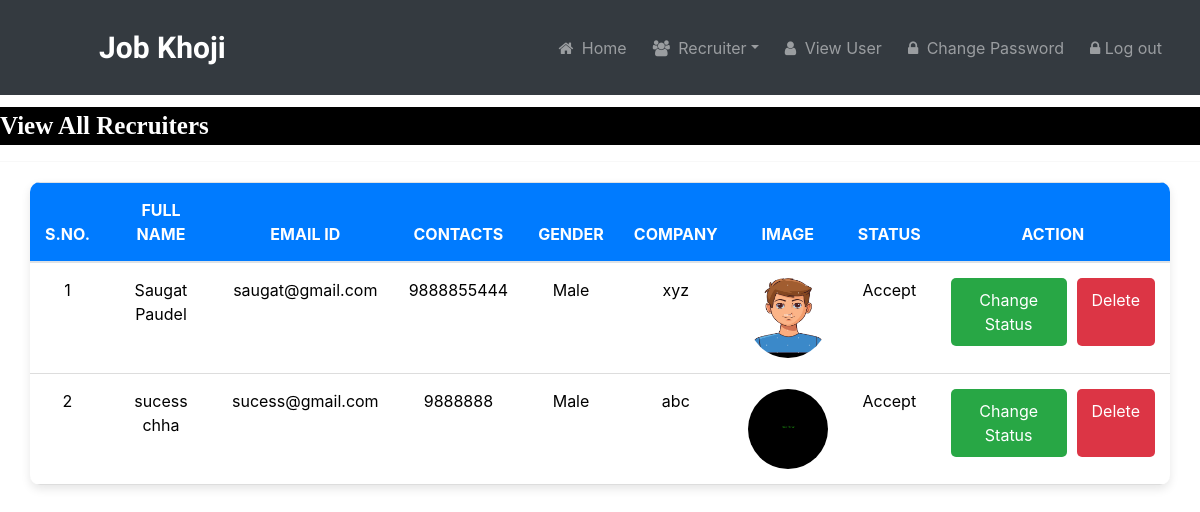
Page /recruiter_all (signed in) on the earlier database version.
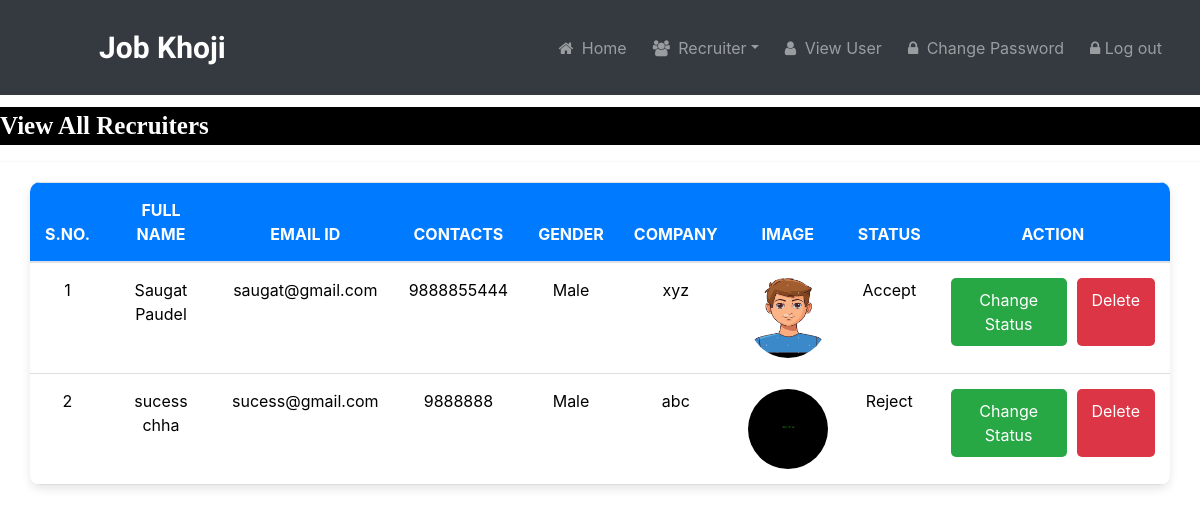
Same page on the later database version.
### job/models.py (models this page shows, shortened)
class Recruiter(models.Model):
    user = models.ForeignKey(User,on_delete=models.CASCADE)
    mobile = models.CharField(max_length=15,null=True)
    image = models.FileField(null=True)
    gender = models.CharField(max_length=10,null=True)
    company =  models.CharField(max_length=100,null=True)
    type = models.CharField(max_length=15,null=True)
    status = models.CharField(max_length=20,null=True)

### job/views.py (the view)
# urls.py: path('recruiter_all', recruiter_all , name="recruiter_all"),
def recruiter_all(request):
    if not request.user.is_authenticated:
       return redirect('admin_login')
    data = Recruiter.objects.all()
    d= {'data':data}
    return render(request,'recruiter_all.html',d)

### job/templates/recruiter_all.html (shortened to what this page needs)
{% load static %}
{% block body %}
{% include 'admin_navigation.html' %}
<marquee style="font-family: 'Monotype Corsiva'; font-size: 25px; color: white; background-color: black; font-weight: bold; margin-top: 1%;">
    View All Recruiters
</marquee>
<hr>
<table class="table table-hover container" id="example">
    <thead>
        <tr>
            <th>S.No.</th>
            <th>Full Name</th>
            <th>Email ID</th>
            <th>Contacts</th>
            <th>Gender</th>
            <th>Company</th>
            <th>Image</th>
            <th>Status</th>
            <th>Action</th>
        </tr>
    </thead>
    <tbody>
        {% for i in data %}
        <tr>
            <td>{{ forloop.counter }}</td>
            <td>{{ i.user.first_name }} {{ i.user.last_name }}</td>
            <td>{{ i.user.username }}</td>
            <td>{{ i.mobile }}</td>
            <td>{{ i.gender }}</td>
            <td>{{ i.company }}</td>
            <td>
                <img src="{{ i.image }}" alt="Profile Image">
            </td>
            <td>{{ i.status }}</td>
            <td>
                <div class="btn-container">
                    <a href="{% url 'change_status' i.id %}" class="btn btn-success">Change Status</a>
                    <a href="{% url 'delete_recruiter' i.user.id %}" class="btn btn-danger">Delete</a>
                </div>
            </td>
        </tr>
        {% endfor %}
    </tbody>
</table>
{% endblock %}

Differences in the rows shown:
changed Recruiter "abc": status "Accept" → "Reject"
